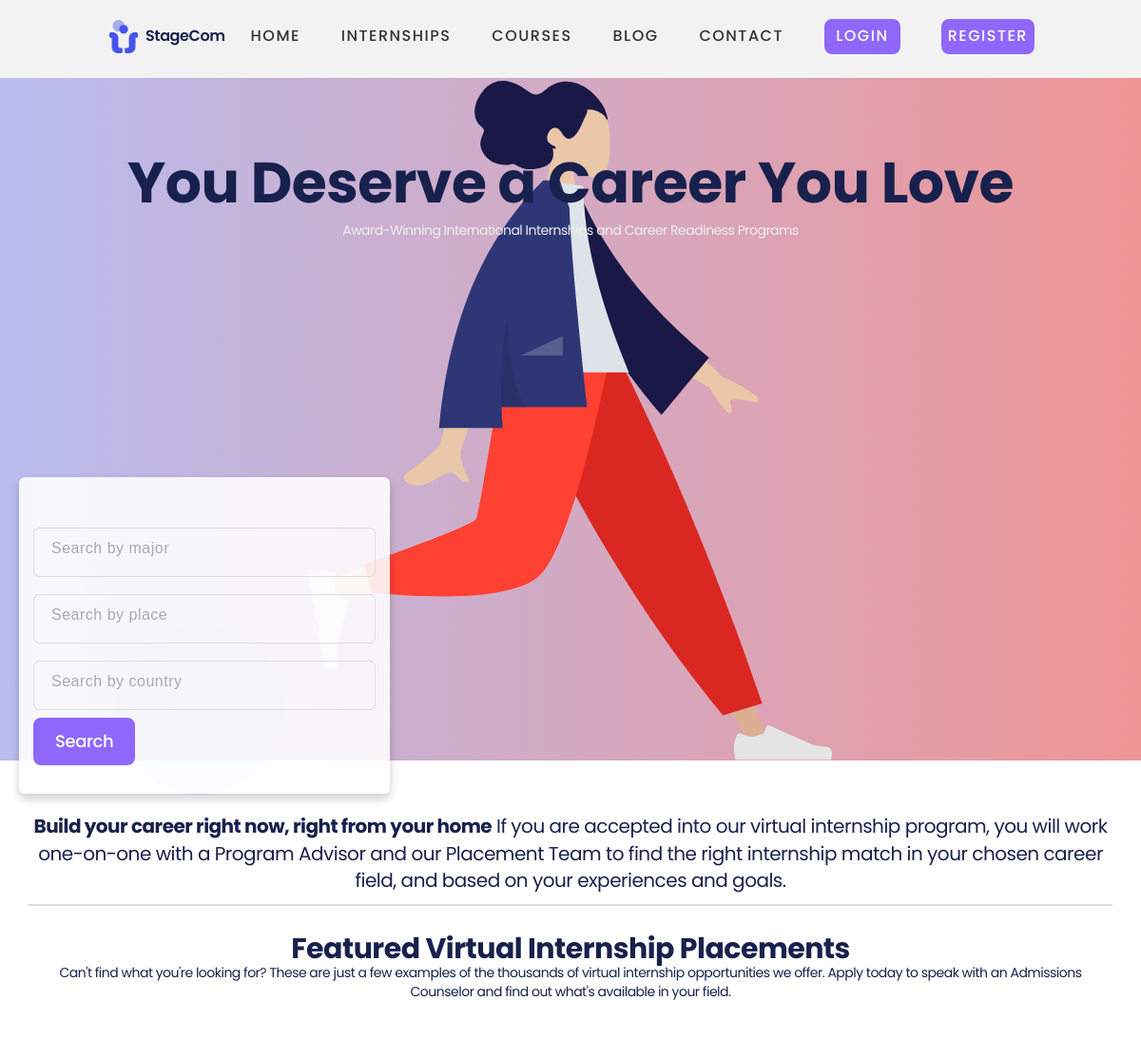
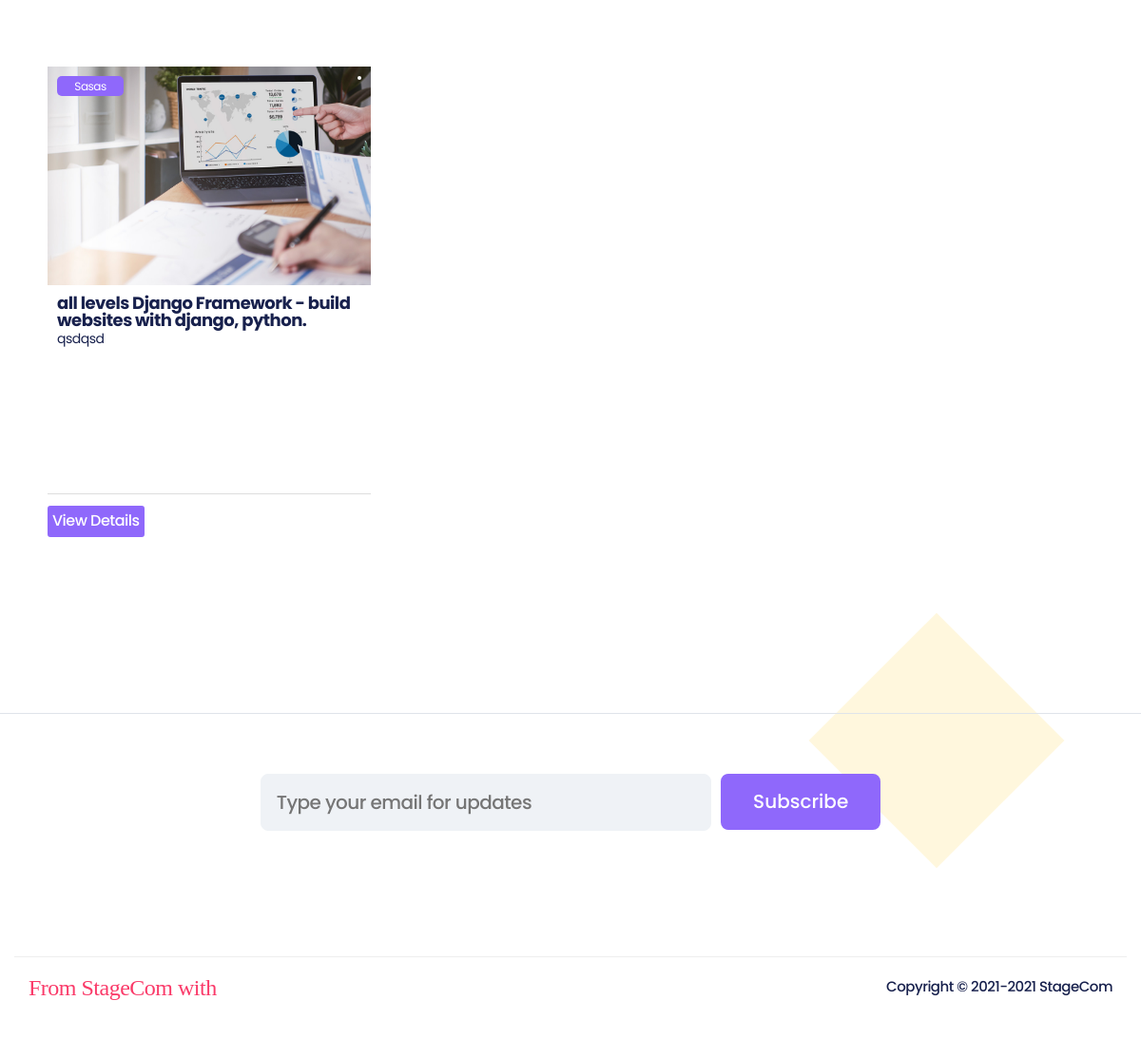
Screenshot of /internships/ with the database file from the repository (2 pictures, top to bottom).
### stagecomfacade/models.py (models this page shows, shortened)
class Internships(models.Model):
    title=models.CharField(max_length=255)
    image=models.ImageField(blank=False, upload_to="Internships_images")
    level=models.CharField(max_length=100)
    company=models.ForeignKey(User,blank=True,on_delete=models.CASCADE)
    location=models.CharField(max_length=255)
    date=models.DateTimeField(blank=True)
    date_added=models.DateTimeField(auto_now_add=True)
    tags=models.CharField(max_length=255)
    requirements=models.TextField(max_length=255,blank=True)
    description=models.TextField(blank=True)

### stagecomfacade/views.py (the view)
# urls.py: path('internships/',views.internships, name="internships"),
def internships(request):
    internships=Internships.objects.all()
    savedInternships=[]
    saveArray=[]
    arrayinternships=[]
    for  intnum,intship in enumerate(internships):
        try:
            savedInternships= WishInternship.objects.filter(user=request.user)
            str(intship) == str(savedInternships[intnum])
            flagSavedInternship = "exist"
        except:
            flagSavedInternship = False
        myobject= {"saved":flagSavedInternship,"intship":intship}
        arrayinternships.append(myobject)
    context={"title":"Internships" ,"internships":arrayinternships, "wishInternships":savedInternships}
    return render(request, "pages/internships.html",context)

### stagecomfacade/templates/pages/internships.html (shortened to what this page needs)
{% extends "pages/base.html" %}
{% load static %}
{% block css %}
<link rel="stylesheet" href="{% static './css/courses.css' %}">
    <link rel="stylesheet" href="{% static './css/register.css' %}">
    <link rel="stylesheet" href="{% static './css/internships.css' %}">
{% endblock css %}
{% block content %}
<section class="containerInternship">
  <div class="imgwrapper">
      <img src="{%  static './images/hosting.svg' %}" alt="">
  </div>
  <div class="textwrapper">
      <h3>
        You Deserve a Career You Love
      </h3>
      <span>Award-Winning International Internships and Career Readiness Programs</span>
      <br>
  </div>
  <div class="wrapper">
    <form action="#">
      <div class="input-box">
        <label class="custom-field one">
          <input type="text" placeholder=" " >
          <span class="placeholder">Search by major</span>
        </label>
      </div>
      <div class="input-box">
        <label class="custom-field one">
          <input type="text" placeholder=" ">
          <span class="placeholder">Search by place</span>
        </label>
      </div>
      <div class="input-box">
        <label class="custom-field one">
          <input type="text" placeholder=" " >
          <span class="placeholder">Search by country</span>
        </label>
      </div>
        <a href="/" class="button button-small anchor marginbtm10" style="margin-bottom: 15px">Search</a>
    </form>
  </div>
</section>
<section class="courses">
  <div class="container">
     <div class="text-courses-above">
      <p>
         <strong>Build your career right now, right from your home</strong>
         If you are accepted into our virtual internship program, you will work one-on-one with a
          Program Advisor and our Placement Team to find the right internship
         match in your chosen career field, and based on your experiences and goals.
      </p>
     </div>
     <div class="text-courses-bottom">
      <p>
        <h2>Featured Virtual Internship Placements</h2>
        Can't find what you're looking for? These are just a few examples of the thousands of
         virtual internship opportunities we offer. Apply today
        to speak with an Admissions Counselor and find out what's available in your field.
     </p>
     </div>
     <div class="rowcrss">
      {% for internship in internships %}
      <div class="course">
        <div class="imgcourse">
            <img src="../static{{internship.intship.image.url}}" alt="ss">
        </div>
        <div class="infocourse">
            <div class="course-level">
              {{internship.intship.level}}
            </div>
            {% if internship.saved == "exist" %}
            <div class="save-course saveinternship">
             <i data-internship="{{internship.intship.id}}" class="lni lni-bookmark save-internship added"></i>
            </div>
            {% else %}
            <div class="save-course">
             </div>
            {% endif %}
            <div class="title-course">
                <h4>
                  {{internship.intship.title}}
                </h4>
            </div>
            <div class="desc">
              <p>
                {{internship.intship.description}}
              </p>
            </div>
        </div>
        <div class="enroll-price">
            <div class="apply-btn">
              <a href="{% url 'internshipDet' internship.intship.id %}"  class=" button button-apply">View Details</a>
            </div>
        </div>
    </div>
      {% endfor %}
     </div>
  </div>
</section>
{% endblock content %}

### stagecomfacade/static/css/base.css (style rules this page uses)
* { border:none; box-sizing: border-box; margin:0; padding:0; font-family: 'Poppins',sans-serif; }
body { font-family: "Poppins",sans-serif !important; color: #18214d; letter-spacing: -0.5px; cursor: default; display:flex; flex-direction: column; }
.container { margin-top: 15px; }
article, aside, figcaption, figure, footer, header, hgroup, main, nav, section { display: block; }
img { vertical-align: middle; border-style: none; }
a { color: #18214d; }
.button.button-small { font-size: 18px; letter-spacing: -0.4px; padding: 10px 21px; }
button, input, optgroup, select, textarea { margin: 0; font-family: inherit; font-size: inherit; line-height: inherit; }
.button { display: inline-block; padding: 13px 21px; background-color: #8f68fb; border: 2px solid #8f68fb; border-radius: 8px; font-size: 20px; font-weight: 500; color: #fff; text-decoration: none !important; outline: none !important; transition: background-color .2s ease-out; text-align: center; cursor: pointer; }
h1, h2, h3, h4, h5, h6 { font-weight: 700; line-height: 1em; margin: 0; padding: 0; }
b, strong { font-weight: bolder; }
strong { font-weight: 700 !important; }
a { text-decoration: none }
section { position: relative; }

### stagecomfacade/static/css/courses.css (style rules this page uses)
.rowcrss { margin-top: 10vh; display:inline-block }
.imgwrapper { width:100%; height: 100%; overflow: hidden; }
.imgwrapper img { width:100%; height: 100%; }
.textwrapper { width:100%; text-align:center; position:absolute; top:20vh }
.textwrapper h3 { font-size: 60px; margin-bottom: 15px; position: relative; }
.textwrapper span { color: #eee; text-align: center; }
.text-courses-above { width:50%; margin: auto; }
.text-courses-above { font-size: 20px; text-align: center }
.course { width:280px; height:360px; position:relative; float: left; margin: 0 20px; margin-bottom: 20px; }
.imgcourse { width:100%; height:160px; background:#555 }
.imgcourse img { width:100%; height:100%; object-fit:cover }
.infocourse { width:100%; height:160px; padding:10px }
.enroll-price { height: 40px; display:flex; justify-content: space-between; border-top: 1.5px solid #ddd; border-bottom: 1.5px solid #ddd; }
.course-level { position: absolute; top: 10px; left: 10px; background-color: #8f68fb; padding: 2px; border-radius:5px; color:#fff; font-size:12px; text-transform: capitalize; min-width:70px; text-align: center }
.save-course { position: absolute; top: 10px; right: 10px; background-color: #fff; padding: 2px; border-radius:2px; color:#333; font-size:20px; }

### stagecomfacade/static/css/internships.css (style rules this page uses)
.containerInternship { width:100%; height: calc(100vh - 82px); background: linear-gradient(to left,#e66464ad, #9198e5a4); position: relative; }
.rowcrss { margin-top: 10vh; display:inline-block }
.imgwrapper { width:100%; height: 100%; overflow: hidden; }
.imgwrapper img { width:100%; height: 100%; }
.textwrapper { width:100%; text-align:center; position:absolute; top:10vh }
.textwrapper h3 { font-size: 60px; margin-bottom: 10px; position: relative; }
.textwrapper span { color: #eee; text-align: center; }
.marginbtm10 { margin-top: 10px; }
.wrapper form { margin-top: 0; }
section { position: relative; }
.wrapper { position: absolute; bottom: -35px; left: 20px; max-width: 390px; width: 100%; background: rgba(255, 255, 255, 0.877); padding: 15px; border-radius: 6px; box-shadow: 0 5px 10px rgba(0,0,0,0.2); margin:0; }
.text-courses-above { width: 100%; margin-top: 40px; border-bottom: 2px solid #ddd; }
.text-courses-bottom { text-align: center; padding: 20px; }
.course { width:340px; height:500px; position:relative; float: left; margin: 0 20px; margin-bottom: 20px; }
.imgcourse { width:100%; height:230px; background:#555 }
.imgcourse img { width:100%; height:100%; object-fit:cover }
.infocourse { width:100%; height:180px; padding:10px }
.apply-btn { position:absolute; bottom:5px; }
.button-apply { padding: 3px 3px; background-color: #8f68fb; border: 2px solid #8f68fb; border-radius: 3px; font-size: 16px; }
.enroll-price { border-top:none; }

### rows the page displays
Internships: intship.image (picture), intship.level "Sasas", intship "all levels Django Framework - build websites with django, python.", intship.description "qsdqsd"
